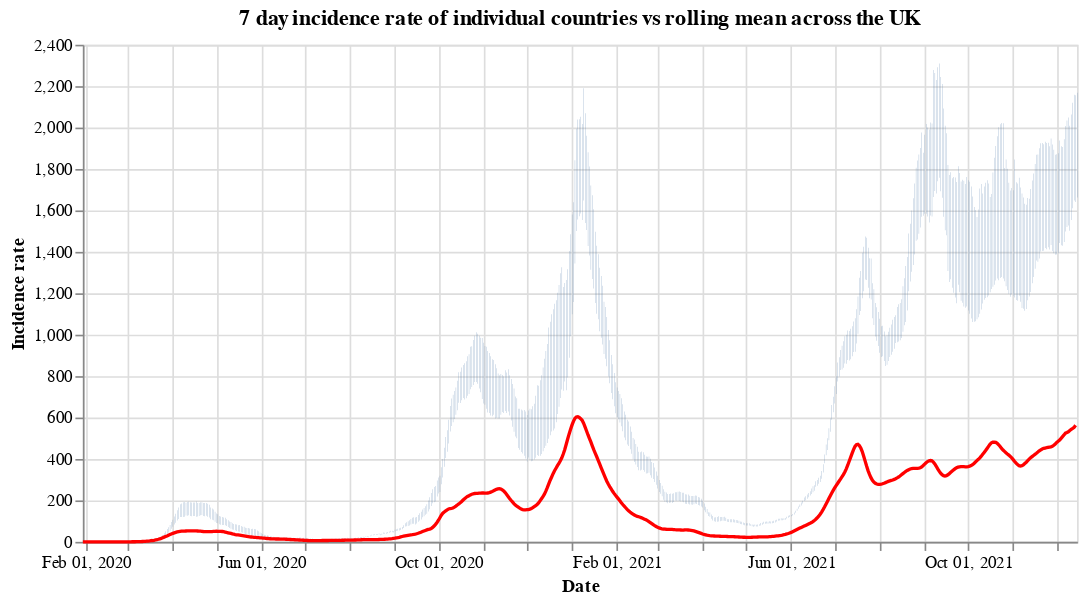

Source (notebook cell):
### Code cell
#collapse
countries = uk_cases['areaName'].unique()
countries.sort()

selection = alt.selection_single(
    name='Select',
    fields=['areaName'],
    init={'areaName': 'Wales'},
    bind={'areaName': alt.binding_select(options=countries)}
)

# scatter plot, modify opacity based on selection
bars = alt.Chart(uk_cases).mark_bar().add_selection(
    selection
).encode(
    x=alt.X("yearmonthdate(date):T", axis=alt.Axis(title='Date')),
    y=alt.Y("weeklyCasesRate:Q", axis=alt.Axis(title='Incidence rate')),
    tooltip='weeklyCasesRate:Q',
    opacity=alt.condition(selection, alt.value(1), alt.value(0))
).properties(title=f'7 day incidence rate of individual countries vs rolling mean across the UK', width=600)

line = alt.Chart(overview_cases).mark_line(
    color='red',
    size=2,
).transform_window(
    rolling_mean='mean(weeklyCasesRate)',
    frame=[0, 7]
).encode(
    x='yearmonthdate(date):T',
    y='rolling_mean:Q'
)

alt.layer(bars, line)

### Figure 1 — Vega-Lite specification as saved in the notebook (floating-point values rounded to 4 significant figures; data arrays with more than 128 entries replaced by an {"elided": "..."} marker saying what was removed)
{"config": {"view": {"continuousWidth": 400, "continuousHeight": 300}}, "layer": [{"data": {"name": "data-8ecfaccde208afecca72c3fb23e8ee13"}, "mark": "bar", "encoding": {"opacity": {"condition": {"value": 1, "selection": "Select"}, "value": 0}, "tooltip": {"type": "quantitative", "field": "weeklyCasesRate"}, "x": {"type": "temporal", "axis": {"title": "Date"}, "field": "date", "timeUnit": "yearmonthdate"}, "y": {"type": "quantitative", "axis": {"title": "Incidence rate"}, "field": "weeklyCasesRate"}}, "selection": {"Select": {"type": "single", "fields": ["areaName"], "init": {"areaName": "Wales"}, "bind": {"areaName": {"input": "select", "options": ["England", "Northern Ireland", "Scotland", "Wales"]}}}}, "title": "7 day incidence rate of individual countries vs rolling mean across the UK", "width": 600}, {"data": {"name": "data-b346cb0057a542e614c31a6706dd8bc0"}, "mark": {"type": "line", "color": "red", "size": 2}, "encoding": {"x": {"type": "temporal", "field": "date", "timeUnit": "yearmonthdate"}, "y": {"type": "quantitative", "field": "rolling_mean"}}, "transform": [{"window": [{"op": "mean", "field": "weeklyCasesRate", "as": "rolling_mean"}], "frame": [0, 7]}]}], "$schema": "https://vega.github.io/schema/vega-lite/v4.8.1.json", "datasets": {"data-8ecfaccde208afecca72c3fb23e8ee13": {"elided": "2648 records"}, "data-b346cb0057a542e614c31a6706dd8bc0": {"elided": "685 records"}}}
